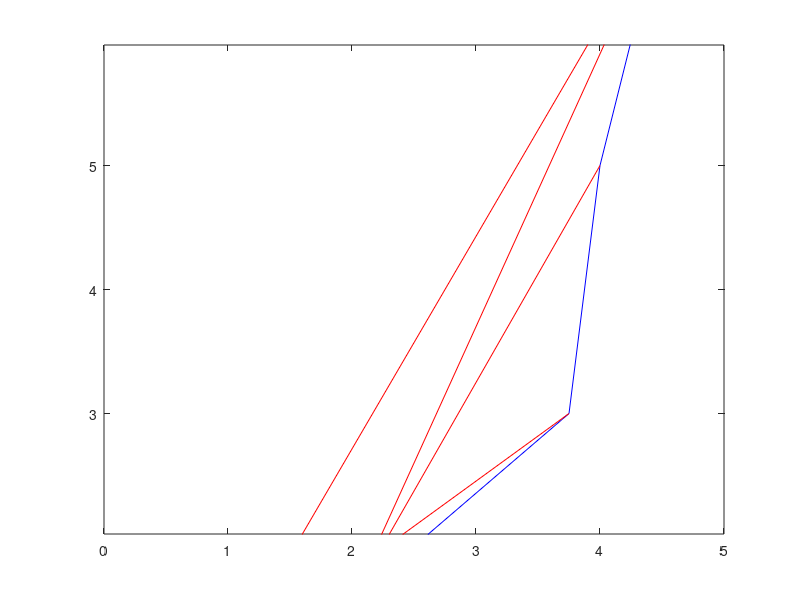

Here is the MATLAB script that generated this plot: (Note: this script raises an error after producing the figure.)
%%Path plotting
clear all
close all

% test_cones = [5,-3;5,2;3,7;-2,7;-5,4;-5,-2;-3,-4;2,-4]';
test_cones = [1,1;2,1.5;3.75,3;4,5;4.5,7]';
test_cones(3,:) = zeros(1,length(test_cones));
shuffled_cones = test_cones(:,randperm(length(test_cones)));
neato_origin = [.5;1.25;0];
neato_orientation = [1;0;0];

figure
plot(test_cones(1,:),test_cones(2,:),'b-');
hold on
plot(shuffled_cones(1,:),shuffled_cones(2,:),'r-');
plot(neato_origin(1),neato_origin(2),'gs');
quiver(neato_origin(1),neato_origin(2),neato_orientation(1),neato_orientation(2),'AutoScale','off');
hold off
xlim([0,5])
axis equal
%% 

[~,closest_indx] = min(vecnorm(shuffled_cones-neato_origin));
ordered_cones(:,1) = shuffled_cones(:,closest_indx);
shuffled_cones = remove(ordered_cones(:,1),shuffled_cones);
ordered_cones(:,2) = next_cone(neato_origin,neato_orientation,shuffled_cones);
shuffled_cones = remove(ordered_cones(:,2),shuffled_cones);
ordered_cones(:,3) = next_cone(ordered_cones(:,2),ordered_cones(:,2)-ordered_cones(:,1),shuffled_cones);

[next_pos,pos_vector] = generate_paths(ordered_cones);
figure
plot(test_cones(1,:),test_cones(2,:),'b-');
hold on
plot(shuffled_cones(1,:),shuffled_cones(2,:),'r-');
plot(neato_origin(1),neato_origin(2),'gs');
quiver(neato_origin(1),neato_origin(2),neato_orientation(1),neato_orientation(2),'AutoScale','off');
plot(next_pos(1),next_pos(2),'ks');
quiver(neato_origin(1),neato_origin(2),next_pos(1)-neato_origin(1),next_pos(2)-neato_origin(2),'AutoScale','off');
hold off
xlim([0,5])
axis equal

k = cross(neato_orientation,next_pos-neato_origin);
angle3d = sign(k)*atan2d(norm(k),dot(neato_orientation,next_pos-neato_origin));
angle = angle3d(3);

forward = norm(next_pos-neato_origin);

%[func_points,func_paths] = generate_paths(test_cones);
% figure
% plot(test_cones(1,:),test_cones(2,:),'o');
% hold on
% plot(func_points(1,:),func_points(2,:),'s');
% quiver(func_points(1,1:length(func_paths)),func_points(2,1:length(func_paths)),func_paths(1,:),func_paths(2,:),'Color','r','LineStyle','--','AutoScale','off')
% hold off
% axis equal
%%
function [points,paths] = generate_paths(cones)
    vector = diff(cones,1,2);
    norm_vector = vector./vecnorm(vector);
    
    for i = 1:size(norm_vector,2)-1
        angle_between(i) = acosd(dot(norm_vector(:,i),norm_vector(:,i+1)));
        midangle(i) = 90+(angle_between(i)/2);
    end
    
    for j = 1:size(midangle,2)
        rot = [cosd(midangle(j)) -sind(midangle(j)) 0; sind(midangle(j)) cosd(midangle(j)) 0; 0 0 0];
        offset_dir(:,j) = rot*0.25*norm_vector(:,j);
        points(:,j) = offset_dir(:,j)+cones(:,j+1);
    end
   
    paths = diff(points,1,2);
end

function coneless = remove(cone,dataset)
    [~,indx] = max(sum(dataset==cone));
    dataset(:,indx) = []; 
    coneless = dataset;
end

function next = next_cone(origin,orientation,cones)
    vectors = cones-origin;
    distances = vecnorm(vectors);
    closest_indices = distances < 3;
    closest_cones = cones(:,closest_indices);
    closest_vectors = vectors(:,closest_indices);
    dot_length = 0;
    for i = 1:size(closest_vectors,2)
        if dot(closest_vectors(:,i),orientation) > dot_length
            dot_length = dot(closest_vectors(:,i),orientation);
            cone = closest_cones(:,i);
        end
    end
    next=cone;
end
